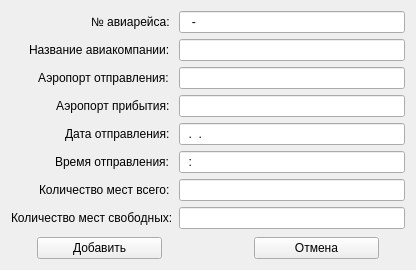
<?xml version="1.0" encoding="UTF-8"?>
<ui version="4.0">
 <class>AddFlightForm</class>
 <widget class="QWidget" name="AddFlightForm">
  <property name="geometry">
   <rect>
    <x>0</x>
    <y>0</y>
    <width>416</width>
    <height>270</height>
   </rect>
  </property>
  <property name="maximumSize">
   <size>
    <width>450</width>
    <height>270</height>
   </size>
  </property>
  <property name="windowTitle">
   <string>Form</string>
  </property>
  <layout class="QGridLayout" name="gridLayout">
   <item row="1" column="2">
    <spacer name="horizontalSpacer">
     <property name="orientation">
      <enum>Qt::Horizontal</enum>
     </property>
     <property name="sizeType">
      <enum>QSizePolicy::Fixed</enum>
     </property>
     <property name="sizeHint" stdset="0">
      <size>
       <width>80</width>
       <height>20</height>
      </size>
     </property>
    </spacer>
   </item>
   <item row="1" column="0">
    <spacer name="horizontalSpacer_2">
     <property name="orientation">
      <enum>Qt::Horizontal</enum>
     </property>
     <property name="sizeType">
      <enum>QSizePolicy::Fixed</enum>
     </property>
     <property name="sizeHint" stdset="0">
      <size>
       <width>20</width>
       <height>20</height>
      </size>
     </property>
    </spacer>
   </item>
   <item row="1" column="3">
    <widget class="QPushButton" name="cancel_but">
     <property name="text">
      <string>Отмена</string>
     </property>
    </widget>
   </item>
   <item row="1" column="1">
    <widget class="QPushButton" name="add_but">
     <property name="text">
      <string>Добавить</string>
     </property>
    </widget>
   </item>
   <item row="1" column="4">
    <spacer name="horizontalSpacer_3">
     <property name="orientation">
      <enum>Qt::Horizontal</enum>
     </property>
     <property name="sizeType">
      <enum>QSizePolicy::Fixed</enum>
     </property>
     <property name="sizeHint" stdset="0">
      <size>
       <width>20</width>
       <height>20</height>
      </size>
     </property>
    </spacer>
   </item>
   <item row="0" column="0" colspan="5">
    <layout class="QFormLayout" name="formLayout">
     <property name="labelAlignment">
      <set>Qt::AlignRight|Qt::AlignTrailing|Qt::AlignVCenter</set>
     </property>
     <item row="0" column="0">
      <widget class="QLabel" name="label_num">
       <property name="text">
        <string>№ авиарейса: </string>
       </property>
      </widget>
     </item>
     <item row="0" column="1">
      <widget class="QLineEdit" name="line_num">
       <property name="inputMask">
        <string>AAA-999</string>
       </property>
       <property name="text">
        <string>-</string>
       </property>
      </widget>
     </item>
     <item row="1" column="0">
      <widget class="QLabel" name="label_nameair">
       <property name="text">
        <string>Название авиакомпании: </string>
       </property>
      </widget>
     </item>
     <item row="1" column="1">
      <widget class="QLineEdit" name="line_name"/>
     </item>
     <item row="2" column="0">
      <widget class="QLabel" name="label_from">
       <property name="text">
        <string>Аэропорт отправления: </string>
       </property>
      </widget>
     </item>
     <item row="2" column="1">
      <widget class="QLineEdit" name="line_from"/>
     </item>
     <item row="3" column="0">
      <widget class="QLabel" name="label_to">
       <property name="text">
        <string>Аэропорт прибытия: </string>
       </property>
      </widget>
     </item>
     <item row="3" column="1">
      <widget class="QLineEdit" name="line_to"/>
     </item>
     <item row="4" column="0">
      <widget class="QLabel" name="label_date">
       <property name="text">
        <string>Дата отправления: </string>
       </property>
      </widget>
     </item>
     <item row="4" column="1">
      <widget class="QLineEdit" name="line_date">
       <property name="inputMask">
        <string>99.99.9999</string>
       </property>
      </widget>
     </item>
     <item row="6" column="0">
      <widget class="QLabel" name="label_all_seats">
       <property name="text">
        <string>Количество мест всего: </string>
       </property>
      </widget>
     </item>
     <item row="6" column="1">
      <widget class="QLineEdit" name="line_all_seats">
       <property name="inputMask">
        <string>999</string>
       </property>
      </widget>
     </item>
     <item row="7" column="0">
      <widget class="QLabel" name="label_free_seats">
       <property name="text">
        <string>Количество мест свободных:</string>
       </property>
      </widget>
     </item>
     <item row="7" column="1">
      <widget class="QLineEdit" name="line_free_seats">
       <property name="inputMask">
        <string>999</string>
       </property>
       <property name="text">
        <string/>
       </property>
      </widget>
     </item>
     <item row="5" column="1">
      <widget class="QLineEdit" name="line_time">
       <property name="inputMask">
        <string>99:99</string>
       </property>
      </widget>
     </item>
     <item row="5" column="0">
      <widget class="QLabel" name="label_time">
       <property name="text">
        <string>Время отправления: </string>
       </property>
      </widget>
     </item>
    </layout>
   </item>
  </layout>
 </widget>
 <tabstops>
  <tabstop>line_num</tabstop>
  <tabstop>line_name</tabstop>
  <tabstop>line_from</tabstop>
  <tabstop>line_to</tabstop>
  <tabstop>line_date</tabstop>
  <tabstop>line_time</tabstop>
  <tabstop>line_all_seats</tabstop>
  <tabstop>line_free_seats</tabstop>
  <tabstop>add_but</tabstop>
  <tabstop>cancel_but</tabstop>
 </tabstops>
 <resources/>
 <connections/>
</ui>
